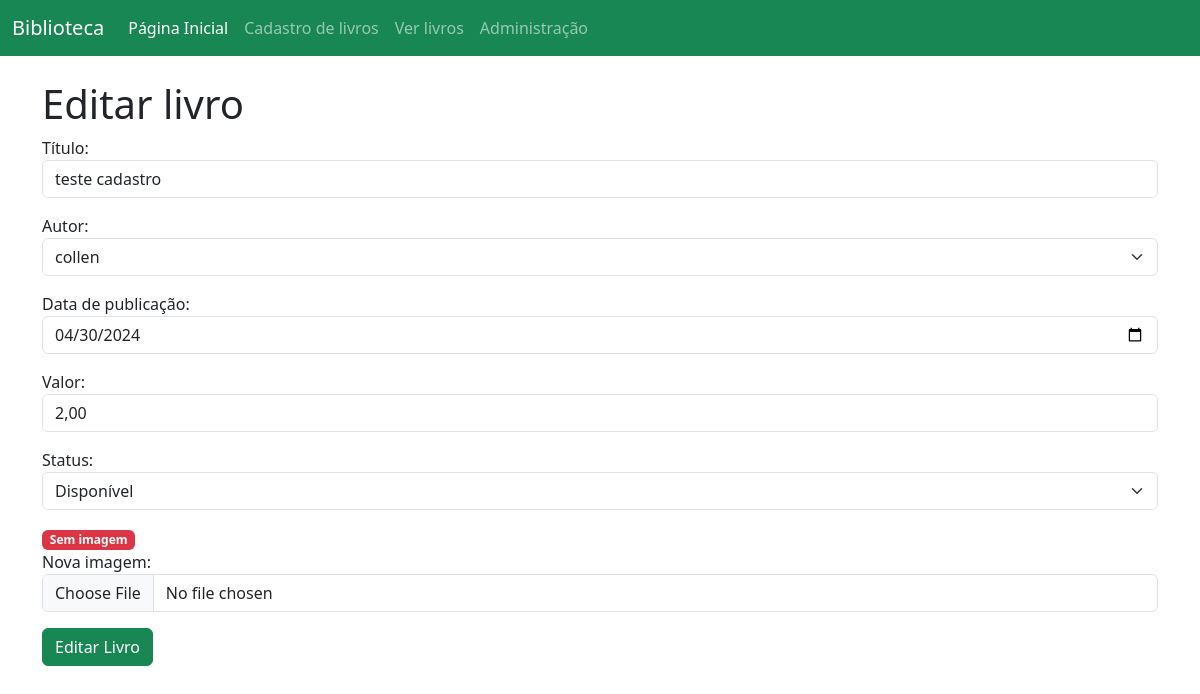
Page /biblioteca/editar/16/ on the earlier database version.
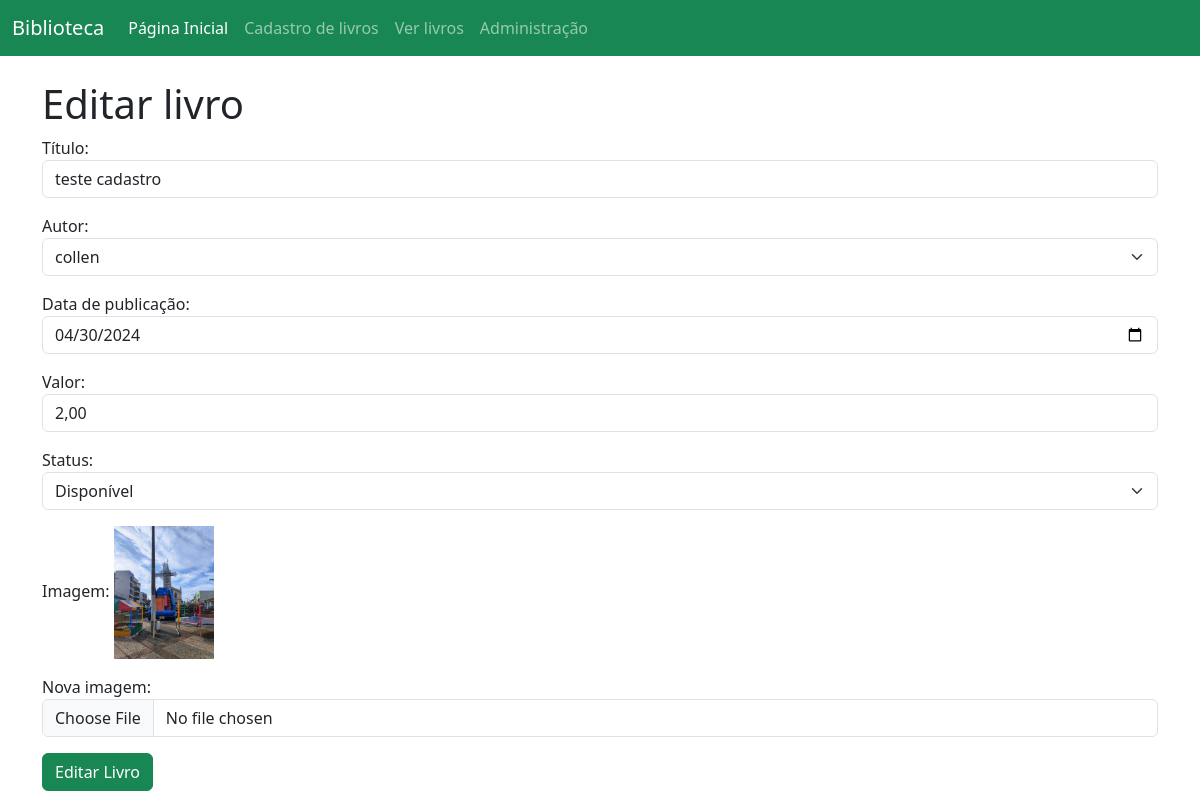
Same page on the later database version.
### app/models.py (models this page shows, shortened)
class Livro(models.Model):
    titulo = models.CharField(max_length=255) # Atributo titulo da tabela Livro com tamanho máximo de 255 caracteres
    autor = models.ForeignKey(Autor, on_delete=models.CASCADE) # Atributo autor da tabela Livro do tipo ForeignKey que referencia a tabela Autor
    data_publicacao = models.DateField()
    livro_valor = models.DecimalField(decimal_places=2, max_digits=4, default=1.99) # Atributo data_publicacao da tabela Livro do tipo DateField
    status = models.BooleanField(default=True) # Atributo status da tabela Livro do tipo BooleanField com valor padrão True
    imagem = models.ImageField(upload_to='imagens/', null=True, blank=True) # Atributo imagem da tabela Livro do tipo ImageField com upload para a pasta imagens

class Autor(models.Model):
    nome = models.CharField(max_length=255) # Atributo nome da tabela Autor com tamanho máximo de 255 caracteres
    sobrenome = models.CharField(max_length=255) # Atributo sobrenome da tabela Autor com tamanho máximo de 255 caracteres
    email = models.EmailField() # Atributo email da tabela Autor do tipo EmailField

### app/views.py (the view, shortened to what this page needs)
# urls.py: path('editar/<int:id>/', editar, name='editar'), # Rota para a página de edição (Chama a função editar do arquivo views.py)
def editar(request, id):
    livro = Livro.objects.get(id=id) # Obtendo o livro com o ID recebido
    autores = Autor.objects.all() # Obtendo todos os autores do banco de dados
    data_publicacao_formatada = livro.data_publicacao.strftime('%Y-%m-%d') # Formatando a data de publicação do livro
    valor_formatado = str(livro.livro_valor)
    context = {
        'livro': livro,
        'autores': autores,
        'data_publicacao_formatada': data_publicacao_formatada,
        'valor_formatado': valor_formatado,
    }
    if request.method == 'GET': # Verificando se a requisição é do tipo GET
        return render(request, 'editar_livro.html', context) # Retornando o template editar_livro.html renderizado com o contexto (livro e autores)

### app/templates/editar_livro.html (shortened to what this page needs)
{% extends 'base.html' %}
{% block conteudo-da-pagina %}
<h1>Editar livro</h1>
<form action="{% url 'editar' livro.id %}" method="post" enctype="multipart/form-data">
    <div class="mb-3">
        <label for="titulo">Título:</label>
        <input type="text" class="form-control" id="titulo" name="titulo" value="{{ livro.titulo }}">
    </div>
    <div class="mb-3">
        <label for="autor">Autor:</label>
        <select name="autor" id="autor" class="form-select">
            {% for autor in autores %}
            <option value="{{ autor.id }}" {% if autor.id == livro.autor.id %}selected{% endif %}>{{ autor.nome }}
            </option>
            {% endfor %}
        </select>
    </div>
    <div class="mb-3">
        <label for="data_publicacao">Data de publicação:</label>
        <input type="date" class="form-control" id="data_publicacao" name="data_publicacao"
            value="{{ data_publicacao_formatada }}">
    </div>
    <div class="mb-3">
        <label for="valor">Valor:</label>
        <input type="text" class="form-control" id="valor" name="valor" step="0.01" value="{{ livro.livro_valor }}">
    </div>
    <div class="mb-3">
        <label for="status">Status:</label>
        <select name="status" id="status" class="form-select">
            <option value="1" {% if livro.status %}selected{% endif %}>Disponível</option>
        </select>
    </div>
    {% if livro.imagem %}
    <div class="mb-3">
        <label for="imagem">Imagem:</label>
        <img src="{{ livro.imagem.url }}" alt="{{ livro.titulo }}" style="max-width: 100px;">
    </div>
    {% else %}
    <span class="badge text-bg-danger">Sem imagem</span>
    {% endif %}
    <div class="mb-3">
        <label for="nova_imagem">Nova imagem:</label>
        <input type="file" class="form-control" id="nova_imagem" name="nova_imagem">
    </div>
    <button type="submit" class="btn btn-success">Editar Livro</button>
</form>
{% endblock %}

Differences in the rows shown:
changed Livro "teste cadastro": imagem: picture added
Other differences:
text no longer shown: "Sem imagem"
text now shown: "Imagem:"
